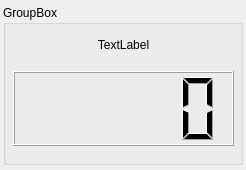
<?xml version="1.0" encoding="UTF-8"?>
<ui version="4.0">
 <class>WeightSensorForm</class>
 <widget class="QWidget" name="WeightSensorForm">
  <property name="geometry">
   <rect>
    <x>0</x>
    <y>0</y>
    <width>246</width>
    <height>170</height>
   </rect>
  </property>
  <property name="minimumSize">
   <size>
    <width>246</width>
    <height>170</height>
   </size>
  </property>
  <property name="windowTitle">
   <string>Form</string>
  </property>
  <widget class="QGroupBox" name="groupBox">
   <property name="geometry">
    <rect>
     <x>3</x>
     <y>5</y>
     <width>240</width>
     <height>160</height>
    </rect>
   </property>
   <property name="minimumSize">
    <size>
     <width>240</width>
     <height>160</height>
    </size>
   </property>
   <property name="title">
    <string>GroupBox</string>
   </property>
   <widget class="QWidget" name="formLayoutWidget">
    <property name="geometry">
     <rect>
      <x>10</x>
      <y>20</y>
      <width>221</width>
      <height>131</height>
     </rect>
    </property>
    <layout class="QFormLayout" name="formLayout">
     <property name="leftMargin">
      <number>0</number>
     </property>
     <property name="rightMargin">
      <number>0</number>
     </property>
     <item row="0" column="0" colspan="2">
      <widget class="QLabel" name="label">
       <property name="minimumSize">
        <size>
         <width>0</width>
         <height>40</height>
        </size>
       </property>
       <property name="text">
        <string>TextLabel</string>
       </property>
       <property name="alignment">
        <set>Qt::AlignCenter</set>
       </property>
      </widget>
     </item>
     <item row="1" column="0" colspan="2">
      <widget class="QLCDNumber" name="lcdNumber">
       <property name="minimumSize">
        <size>
         <width>0</width>
         <height>75</height>
        </size>
       </property>
      </widget>
     </item>
    </layout>
   </widget>
  </widget>
 </widget>
 <resources/>
 <connections/>
</ui>
